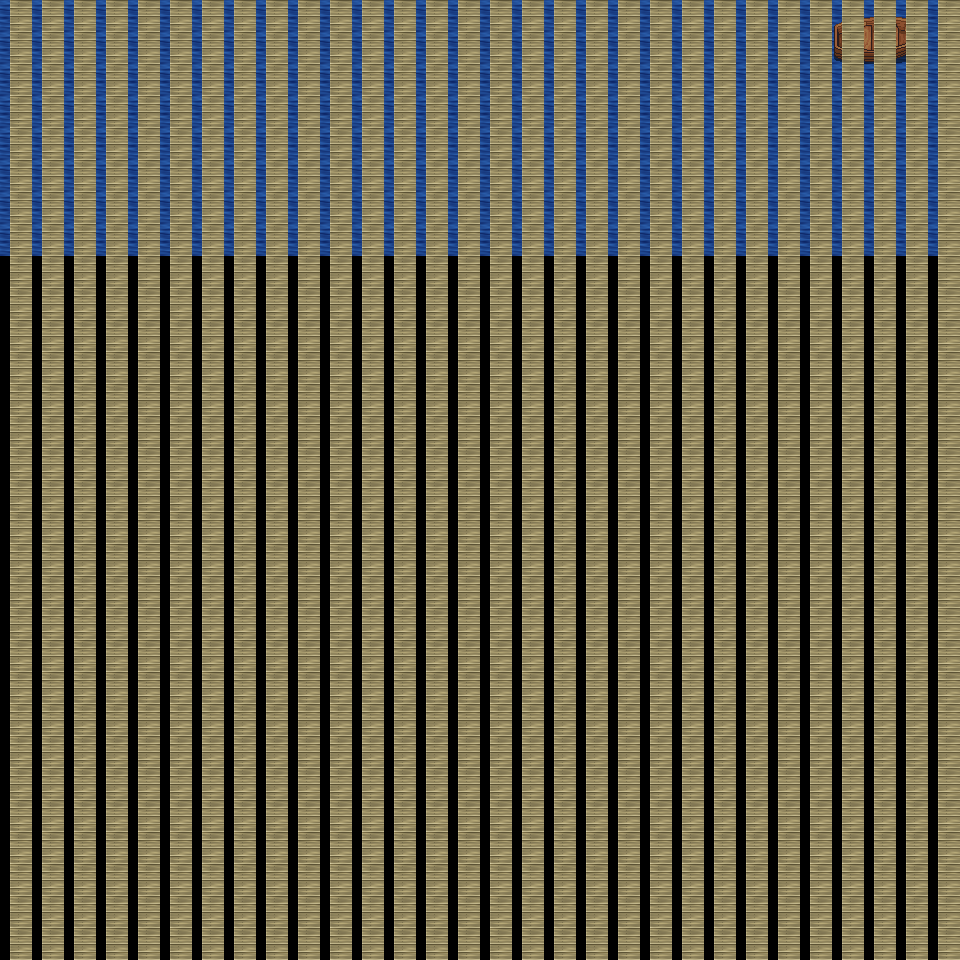

A 2D game scene composited from a Tiled map and its tileset images. What follows is a short description and the map's XML, with each tile layer's data collapsed to a summary:
An orthogonal 30x30 tile map with 32x32 px tiles, 6 tile layers (Ground, Object, Object2, Above, ...), 10 tilesets.

<map version="1.0" orientation="orthogonal" renderorder="right-down" width="30" height="30" tilewidth="32" tileheight="32" nextobjectid="1">
  <tileset firstgid="1" name="tileset_object_boardwalk" tilewidth="32" tileheight="32" tilecount="36" columns="6">
    <image source="../drawable/tileset_object_boardwalk.png" width="192" height="192" />
  </tileset>
  <tileset firstgid="37" name="tileset_item_weapon_cannon" tilewidth="32" tileheight="32" tilecount="12" columns="3">
    <image source="../drawable/tileset_item_weapon_cannon.png" width="96" height="128" />
  </tileset>
  <tileset firstgid="49" name="tileset_logic_collision" tilewidth="32" tileheight="32" tilecount="1" columns="1">
    <image source="../drawable/tileset_logic_collision.png" width="32" height="32" />
  </tileset>
  <tileset firstgid="50" name="tileset_item_banners_flag" tilewidth="32" tileheight="32" tilecount="12" columns="3">
    <image source="../drawable/tileset_item_banners_flag.png" width="96" height="128" />
  </tileset>
  <tileset firstgid="62" name="tileset_item_flagpole" tilewidth="32" tileheight="32" tilecount="3" columns="1">
    <image source="../drawable/tileset_item_flagpole.png" width="32" height="96" />
  </tileset>
  <tileset firstgid="65" name="tileset_ground_ground" tilewidth="32" tileheight="32" tilecount="33" columns="3">
    <image source="../drawable/tileset_ground_ground.png" width="96" height="352" />
  </tileset>
  <tileset firstgid="98" name="tileset_item_ropes" tilewidth="32" tileheight="32" tilecount="4" columns="2">
    <image source="../drawable/tileset_item_ropes.png" width="64" height="64" />
  </tileset>
  <tileset firstgid="102" name="tileset_object_row_boat" tilewidth="32" tileheight="32" tilecount="30" columns="6">
    <image source="../drawable/tileset_object_row_boat.png" width="192" height="160" />
  </tileset>
  <tileset firstgid="132" name="tileset_object_ship" tilewidth="32" tileheight="32" tilecount="368" columns="16">
    <image source="../drawable/tileset_object_ship.png" width="512" height="736" />
  </tileset>
  <tileset firstgid="500" name="tileset_building_stairs_wooden_ns" tilewidth="32" tileheight="32" tilecount="105" columns="7">
    <image source="../drawable/tileset_building_stairs_wooden_ns.png" width="224" height="480" />
  </tileset>
  <layer name="Ground" width="30" height="30">
    <data>[900 cells, 240 non-empty, 1 distinct tile ids]</data>
  </layer>
  <layer name="Object" width="30" height="30">
    <data>[900 cells, 6 non-empty, 6 distinct tile ids]</data>
  </layer>
  <layer name="Object2" width="30" height="30">
    <data>[900 cells, 0 non-empty, 0 distinct tile ids]</data>
  </layer>
  <layer name="Above" width="30" height="30">
    <data>[900 cells, 0 non-empty, 0 distinct tile ids]</data>
  </layer>
  <layer name="Above2" width="30" height="30">
    <data>[900 cells, 0 non-empty, 0 distinct tile ids]</data>
  </layer>
  <layer name="Walkable" width="30" height="30">
    <data>[900 cells, 900 non-empty, 1 distinct tile ids]</data>
  </layer>
  <objectgroup name="MapEvents" />
</map>
